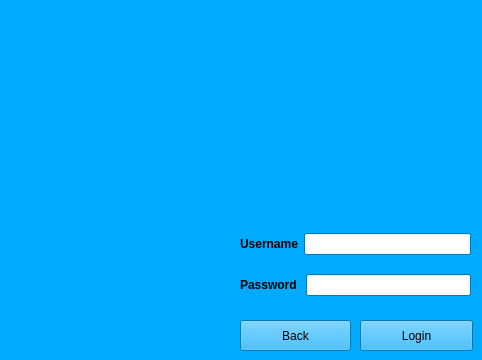
    <widget class="QWidget" name="AdminLoginPage">
     <property name="palette">
      <palette>
       <active>
        <colorrole role="WindowText">
         <brush brushstyle="SolidPattern">
          <color alpha="255">
           <red>0</red>
           <green>0</green>
           <blue>0</blue>
          </color>
         </brush>
        </colorrole>
        <colorrole role="Button">
         <brush brushstyle="SolidPattern">
          <color alpha="255">
           <red>0</red>
           <green>170</green>
           <blue>255</blue>
          </color>
         </brush>
        </colorrole>
        <colorrole role="Light">
         <brush brushstyle="SolidPattern">
          <color alpha="255">
           <red>127</red>
           <green>213</green>
           <blue>255</blue>
          </color>
         </brush>
        </colorrole>
        <colorrole role="Midlight">
         <brush brushstyle="SolidPattern">
          <color alpha="255">
           <red>63</red>
           <green>191</green>
           <blue>255</blue>
          </color>
         </brush>
        </colorrole>
        <colorrole role="Dark">
         <brush brushstyle="SolidPattern">
          <color alpha="255">
           <red>0</red>
           <green>85</green>
           <blue>127</blue>
          </color>
         </brush>
        </colorrole>
        <colorrole role="Mid">
         <brush brushstyle="SolidPattern">
          <color alpha="255">
           <red>0</red>
           <green>113</green>
           <blue>170</blue>
          </color>
         </brush>
        </colorrole>
        <colorrole role="Text">
         <brush brushstyle="SolidPattern">
          <color alpha="255">
           <red>0</red>
           <green>0</green>
           <blue>0</blue>
          </color>
         </brush>
        </colorrole>
        <colorrole role="BrightText">
         <brush brushstyle="SolidPattern">
          <color alpha="255">
           <red>255</red>
           <green>255</green>
           <blue>255</blue>
          </color>
         </brush>
        </colorrole>
        <colorrole role="ButtonText">
         <brush brushstyle="SolidPattern">
          <color alpha="255">
           <red>0</red>
           <green>0</green>
           <blue>0</blue>
          </color>
         </brush>
        </colorrole>
        <colorrole role="Base">
         <brush brushstyle="SolidPattern">
          <color alpha="255">
           <red>255</red>
           <green>255</green>
           <blue>255</blue>
          </color>
         </brush>
        </colorrole>
        <colorrole role="Window">
         <brush brushstyle="SolidPattern">
          <color alpha="255">
           <red>0</red>
           <green>170</green>
           <blue>255</blue>
          </color>
         </brush>
        </colorrole>
        <colorrole role="Shadow">
         <brush brushstyle="SolidPattern">
          <color alpha="255">
           <red>0</red>
           <green>0</green>
           <blue>0</blue>
          </color>
         </brush>
        </colorrole>
        <colorrole role="AlternateBase">
         <brush brushstyle="SolidPattern">
          <color alpha="255">
           <red>127</red>
           <green>212</green>
           <blue>255</blue>
          </color>
         </brush>
        </colorrole>
        <colorrole role="ToolTipBase">
         <brush brushstyle="SolidPattern">
          <color alpha="255">
           <red>255</red>
           <green>255</green>
           <blue>220</blue>
          </color>
         </brush>
        </colorrole>
        <colorrole role="ToolTipText">
         <brush brushstyle="SolidPattern">
          <color alpha="255">
           <red>0</red>
           <green>0</green>
           <blue>0</blue>
          </color>
         </brush>
        </colorrole>
       </active>
       <inactive>
        <colorrole role="WindowText">
         <brush brushstyle="SolidPattern">
          <color alpha="255">
           <red>0</red>
           <green>0</green>
           <blue>0</blue>
          </color>
         </brush>
        </colorrole>
        <colorrole role="Button">
         <brush brushstyle="SolidPattern">
          <color alpha="255">
           <red>0</red>
           <green>170</green>
           <blue>255</blue>
          </color>
         </brush>
        </colorrole>
        <colorrole role="Light">
         <brush brushstyle="SolidPattern">
          <color alpha="255">
           <red>127</red>
           <green>213</green>
           <blue>255</blue>
          </color>
         </brush>
        </colorrole>
        <colorrole role="Midlight">
         <brush brushstyle="SolidPattern">
          <color alpha="255">
           <red>63</red>
           <green>191</green>
           <blue>255</blue>
          </color>
         </brush>
        </colorrole>
        <colorrole role="Dark">
         <brush brushstyle="SolidPattern">
          <color alpha="255">
           <red>0</red>
           <green>85</green>
           <blue>127</blue>
          </color>
         </brush>
        </colorrole>
        <colorrole role="Mid">
         <brush brushstyle="SolidPattern">
          <color alpha="255">
           <red>0</red>
           <green>113</green>
           <blue>170</blue>
          </color>
         </brush>
        </colorrole>
        <colorrole role="Text">
         <brush brushstyle="SolidPattern">
          <color alpha="255">
           <red>0</red>
           <green>0</green>
           <blue>0</blue>
          </color>
         </brush>
        </colorrole>
        <colorrole role="BrightText">
         <brush brushstyle="SolidPattern">
          <color alpha="255">
           <red>255</red>
           <green>255</green>
           <blue>255</blue>
          </color>
         </brush>
        </colorrole>
        <colorrole role="ButtonText">
         <brush brushstyle="SolidPattern">
          <color alpha="255">
           <red>0</red>
           <green>0</green>
           <blue>0</blue>
          </color>
         </brush>
        </colorrole>
        <colorrole role="Base">
         <brush brushstyle="SolidPattern">
          <color alpha="255">
           <red>255</red>
           <green>255</green>
           <blue>255</blue>
          </color>
         </brush>
        </colorrole>
        <colorrole role="Window">
         <brush brushstyle="SolidPattern">
          <color alpha="255">
           <red>0</red>
           <green>170</green>
           <blue>255</blue>
          </color>
         </brush>
        </colorrole>
        <colorrole role="Shadow">
         <brush brushstyle="SolidPattern">
          <color alpha="255">
           <red>0</red>
           <green>0</green>
           <blue>0</blue>
          </color>
         </brush>
        </colorrole>
        <colorrole role="AlternateBase">
         <brush brushstyle="SolidPattern">
          <color alpha="255">
           <red>127</red>
           <green>212</green>
           <blue>255</blue>
          </color>
         </brush>
        </colorrole>
        <colorrole role="ToolTipBase">
         <brush brushstyle="SolidPattern">
          <color alpha="255">
           <red>255</red>
           <green>255</green>
           <blue>220</blue>
          </color>
         </brush>
        </colorrole>
        <colorrole role="ToolTipText">
         <brush brushstyle="SolidPattern">
          <color alpha="255">
           <red>0</red>
           <green>0</green>
           <blue>0</blue>
          </color>
         </brush>
        </colorrole>
       </inactive>
       <disabled>
        <colorrole role="WindowText">
         <brush brushstyle="SolidPattern">
          <color alpha="255">
           <red>0</red>
           <green>85</green>
           <blue>127</blue>
          </color>
         </brush>
        </colorrole>
        <colorrole role="Button">
         <brush brushstyle="SolidPattern">
          <color alpha="255">
           <red>0</red>
           <green>170</green>
           <blue>255</blue>
          </color>
         </brush>
        </colorrole>
        <colorrole role="Light">
         <brush brushstyle="SolidPattern">
          <color alpha="255">
           <red>127</red>
           <green>213</green>
           <blue>255</blue>
          </color>
         </brush>
        </colorrole>
        <colorrole role="Midlight">
         <brush brushstyle="SolidPattern">
          <color alpha="255">
           <red>63</red>
           <green>191</green>
           <blue>255</blue>
          </color>
         </brush>
        </colorrole>
        <colorrole role="Dark">
         <brush brushstyle="SolidPattern">
          <color alpha="255">
           <red>0</red>
           <green>85</green>
           <blue>127</blue>
          </color>
         </brush>
        </colorrole>
        <colorrole role="Mid">
         <brush brushstyle="SolidPattern">
          <color alpha="255">
           <red>0</red>
           <green>113</green>
           <blue>170</blue>
          </color>
         </brush>
        </colorrole>
        <colorrole role="Text">
         <brush brushstyle="SolidPattern">
          <color alpha="255">
           <red>0</red>
           <green>85</green>
           <blue>127</blue>
          </color>
         </brush>
        </colorrole>
        <colorrole role="BrightText">
         <brush brushstyle="SolidPattern">
          <color alpha="255">
           <red>255</red>
           <green>255</green>
           <blue>255</blue>
          </color>
         </brush>
        </colorrole>
        <colorrole role="ButtonText">
         <brush brushstyle="SolidPattern">
          <color alpha="255">
           <red>0</red>
           <green>85</green>
           <blue>127</blue>
          </color>
         </brush>
        </colorrole>
        <colorrole role="Base">
         <brush brushstyle="SolidPattern">
          <color alpha="255">
           <red>0</red>
           <green>170</green>
           <blue>255</blue>
          </color>
         </brush>
        </colorrole>
        <colorrole role="Window">
         <brush brushstyle="SolidPattern">
          <color alpha="255">
           <red>0</red>
           <green>170</green>
           <blue>255</blue>
          </color>
         </brush>
        </colorrole>
        <colorrole role="Shadow">
         <brush brushstyle="SolidPattern">
          <color alpha="255">
           <red>0</red>
           <green>0</green>
           <blue>0</blue>
          </color>
         </brush>
        </colorrole>
        <colorrole role="AlternateBase">
         <brush brushstyle="SolidPattern">
          <color alpha="255">
           <red>0</red>
           <green>170</green>
           <blue>255</blue>
          </color>
         </brush>
        </colorrole>
        <colorrole role="ToolTipBase">
         <brush brushstyle="SolidPattern">
          <color alpha="255">
           <red>255</red>
           <green>255</green>
           <blue>220</blue>
          </color>
         </brush>
        </colorrole>
        <colorrole role="ToolTipText">
         <brush brushstyle="SolidPattern">
          <color alpha="255">
           <red>0</red>
           <green>0</green>
           <blue>0</blue>
          </color>
         </brush>
        </colorrole>
       </disabled>
      </palette>
     </property>
     <property name="autoFillBackground">
      <bool>true</bool>
     </property>
     <widget class="QPushButton" name="login">
      <property name="geometry">
       <rect>
        <x>360</x>
        <y>320</y>
        <width>113</width>
        <height>31</height>
       </rect>
      </property>
      <property name="text">
       <string>Login</string>
      </property>
     </widget>
     <widget class="QWidget" name="layoutWidget">
      <property name="geometry">
       <rect>
        <x>240</x>
        <y>220</y>
        <width>231</width>
        <height>91</height>
       </rect>
      </property>
      <layout class="QVBoxLayout" name="verticalLayout">
       <item>
        <layout class="QHBoxLayout" name="horizontalLayout_2">
         <item>
          <widget class="QLabel" name="label_6">
           <property name="font">
            <font>
             <weight>75</weight>
             <bold>true</bold>
            </font>
           </property>
           <property name="text">
            <string>Username</string>
           </property>
          </widget>
         </item>
         <item>
          <widget class="QLineEdit" name="username"/>
         </item>
        </layout>
       </item>
       <item>
        <layout class="QHBoxLayout" name="horizontalLayout">
         <item>
          <widget class="QLabel" name="label_7">
           <property name="font">
            <font>
             <weight>75</weight>
             <bold>true</bold>
            </font>
           </property>
           <property name="text">
            <string>Password </string>
           </property>
          </widget>
         </item>
         <item>
          <widget class="QLineEdit" name="password">
           <property name="maxLength">
            <number>16</number>
           </property>
           <property name="echoMode">
            <enum>QLineEdit::Password</enum>
           </property>
          </widget>
         </item>
        </layout>
       </item>
      </layout>
     </widget>
     <widget class="QPushButton" name="BacktoMain1">
      <property name="geometry">
       <rect>
        <x>240</x>
        <y>320</y>
        <width>111</width>
        <height>31</height>
       </rect>
      </property>
      <property name="text">
       <string>Back</string>
      </property>
     </widget>
    </widget>
